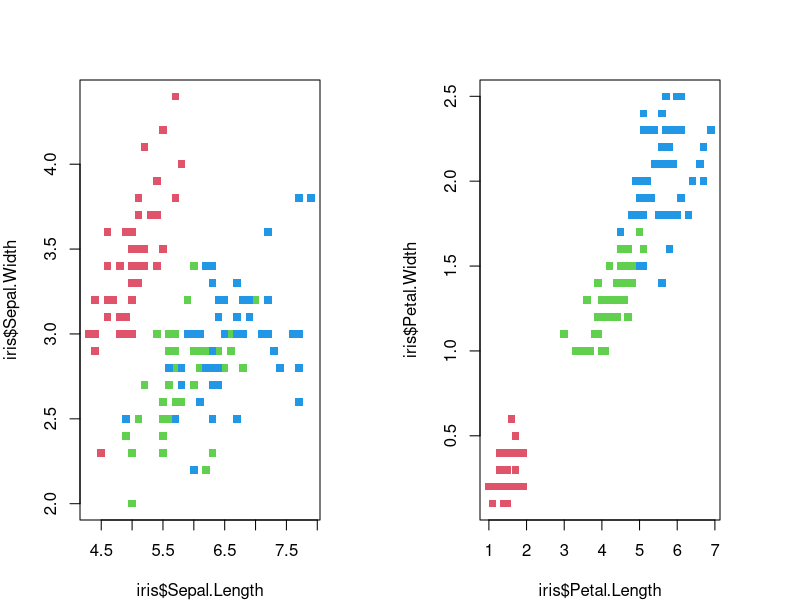

Here is the R script that generated this plot: (Note: this script raises an error after producing the figure.)
## ---- chunk 1
x=1
print(x)
## ---- chunk 2
x=1
print(x)
## ---- chunk 3
x=x+1
print(x)
## ---- chunk 4
png("iris.png",width=800,height=500)
data(iris)
par(mfrow=c(1,2),mai=rep(0.8,4))
plot(iris$Sepal.Width~iris$Sepal.Length,
    col=as.numeric(iris$Species)+1,pch=15)
plot(iris$Petal.Width~iris$Petal.Length,
    col=as.numeric(iris$Species)+1,pch=15)
dev.off()
## ---- chunk 5
df2md(head(iris))
